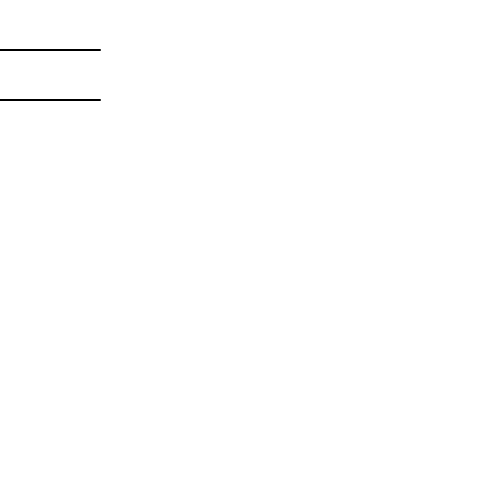
Frame 1 (no input)
Frame 60 (no input): identical to frame 1, image omitted
Frame 120 (the mouse pressed at the canvas centre since frame 60): identical to frame 1, image omitted

The p5.js sketch that drew this single still picture (run headless with seeded random() and noise() and a simulated clock; from frame 60 on, the mouse is pressed at the canvas centre):

// p5.js sketch
// ── sketch.js
let niveaus = []

function setup(){
    createCanvas(500,500);

    niveaus.push(new Energieniveau(100))
    niveaus.push(new Energieniveau(50))
}

function mousePressed() {
    for ( let niveau of niveaus ){
        niveau.pressed()
    }
}

function mouseReleased() {
    for ( let niveau of niveaus ){
        niveau.released()
    }
}

function draw(){
    background(255)

    for ( let niveau of niveaus ){
        niveau.update()
        niveau.checkOver()
        niveau.show()
    }
    
}
// ── classes.js
// Energieniveaus
class Energieniveau { 
    constructor(ypos) {
      this.y = ypos,
      this.x = 0,
      this.width = 100,
      this.thickness = 2,
      this.color = "#000000", // more colors for states!
      this.highlightColor = "#cc0000",
      this.draggedColor = "#ff0000"
      this.dragged = false,
      this.mOver = false,
      this.grabOffset = 5
    }

    update() {
        if (this.dragged) {
          this.y = mouseY
        }
    }

    checkOver() {
        if ( 
            mouseX > this.x && 
            mouseX < ( this.x + this.width ) &&
            mouseY > this.y - this.grabOffset &&
            mouseY < this.y + this.grabOffset 
            ) {
            
            this.mOver = true;
        } else {
            this.mOver = false;
        }
    }
    
    pressed() { // ACTIVATE THIS ON MOUSEPRESSED EVENT
        if ( 
            mouseX > this.x && 
            mouseX < ( this.x + this.width ) &&
            mouseY > this.y - this.grabOffset &&
            mouseY < this.y + this.grabOffset 
            ) {
            
            this.dragged = true;
        }

    }

    released() {
        this.dragged = false;
    }

    show() {
        strokeWeight(this.thickness)
        if (this.dragged) {
            stroke(this.draggedColor)
            line(this.x, this.y, this.x + this.width, this.y)
        } else if (this.mOver) {
            stroke(this.highlightColor)
            line(this.x, this.y, this.x + this.width, this.y)
        } else {
            stroke(this.color)
            line(this.x, this.y, this.x + this.width, this.y)
        }
    }
}

// Pfeile für die Übergänge zwischen Niveaus
class Uebergang { 
    constructor() {
      this.pos = 0,
      this.size = 0 
    }

    // Methoden
}

// Banden für das Wasserstoffatom, berechnet aus den Übergängen
class Bande {
    constructor() {

    }

    // Methoden
}
